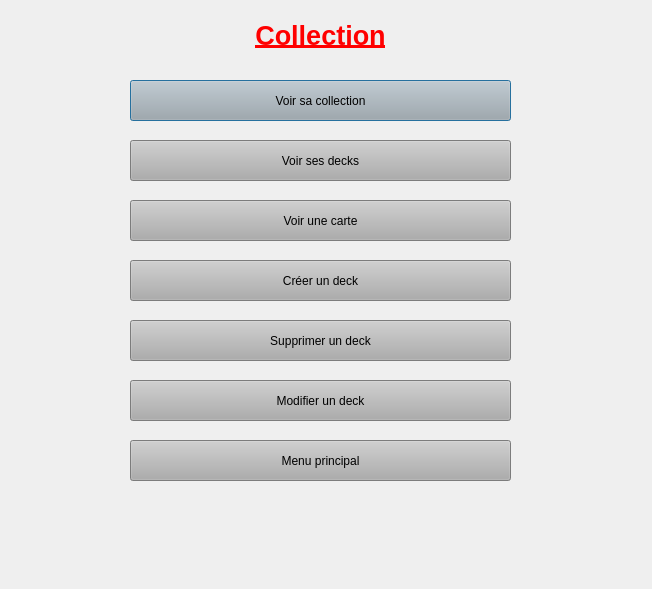
<?xml version="1.0" encoding="UTF-8"?>
<ui version="4.0">
 <class>CollectionMenuDialog</class>
 <widget class="QDialog" name="CollectionMenuDialog">
  <property name="geometry">
   <rect>
    <x>0</x>
    <y>0</y>
    <width>652</width>
    <height>589</height>
   </rect>
  </property>
  <property name="windowTitle">
   <string>Collection</string>
  </property>
  <property name="windowIcon">
   <iconset>
    <normaloff>img/wizardPokerLogo.png</normaloff>img/wizardPokerLogo.png</iconset>
  </property>
  <property name="styleSheet">
   <string notr="true"/>
  </property>
  <widget class="QLabel" name="label">
   <property name="geometry">
    <rect>
     <x>0</x>
     <y>10</y>
     <width>641</width>
     <height>51</height>
    </rect>
   </property>
   <property name="styleSheet">
    <string notr="true">background: transparent</string>
   </property>
   <property name="text">
    <string>&lt;html&gt;&lt;head/&gt;&lt;body&gt;&lt;p align=&quot;center&quot;&gt;&lt;span style=&quot; font-size:20pt; font-weight:600; text-decoration: underline; color:#ff0000;&quot;&gt;Collection&lt;/span&gt;&lt;/p&gt;&lt;/body&gt;&lt;/html&gt;</string>
   </property>
  </widget>
  <widget class="QPushButton" name="viewCollectionButton">
   <property name="geometry">
    <rect>
     <x>130</x>
     <y>80</y>
     <width>381</width>
     <height>41</height>
    </rect>
   </property>
   <property name="styleSheet">
    <string notr="true">background: rgb(173, 173, 173)</string>
   </property>
   <property name="text">
    <string>Voir sa collection</string>
   </property>
  </widget>
  <widget class="QPushButton" name="viewDecksButton">
   <property name="geometry">
    <rect>
     <x>130</x>
     <y>140</y>
     <width>381</width>
     <height>41</height>
    </rect>
   </property>
   <property name="styleSheet">
    <string notr="true">background: rgb(173, 173, 173)</string>
   </property>
   <property name="text">
    <string>Voir ses decks</string>
   </property>
  </widget>
  <widget class="QPushButton" name="viewCardButton">
   <property name="geometry">
    <rect>
     <x>130</x>
     <y>200</y>
     <width>381</width>
     <height>41</height>
    </rect>
   </property>
   <property name="styleSheet">
    <string notr="true">background: rgb(173, 173, 173)</string>
   </property>
   <property name="text">
    <string>Voir une carte</string>
   </property>
  </widget>
  <widget class="QPushButton" name="createDeckButton">
   <property name="geometry">
    <rect>
     <x>130</x>
     <y>260</y>
     <width>381</width>
     <height>41</height>
    </rect>
   </property>
   <property name="styleSheet">
    <string notr="true">background: rgb(173, 173, 173)</string>
   </property>
   <property name="text">
    <string>Créer un deck</string>
   </property>
  </widget>
  <widget class="QPushButton" name="deleteDeckButton">
   <property name="geometry">
    <rect>
     <x>130</x>
     <y>320</y>
     <width>381</width>
     <height>41</height>
    </rect>
   </property>
   <property name="styleSheet">
    <string notr="true">background: rgb(173, 173, 173)</string>
   </property>
   <property name="text">
    <string>Supprimer un deck</string>
   </property>
  </widget>
  <widget class="QPushButton" name="modifyDeckButton">
   <property name="geometry">
    <rect>
     <x>130</x>
     <y>380</y>
     <width>381</width>
     <height>41</height>
    </rect>
   </property>
   <property name="styleSheet">
    <string notr="true">background: rgb(173, 173, 173)</string>
   </property>
   <property name="text">
    <string>Modifier un deck</string>
   </property>
  </widget>
  <widget class="QPushButton" name="mainMenuButton">
   <property name="geometry">
    <rect>
     <x>130</x>
     <y>440</y>
     <width>381</width>
     <height>41</height>
    </rect>
   </property>
   <property name="styleSheet">
    <string notr="true">background: rgb(173, 173, 173)</string>
   </property>
   <property name="text">
    <string>Menu principal</string>
   </property>
  </widget>
  <widget class="QLabel" name="pub">
   <property name="geometry">
    <rect>
     <x>30</x>
     <y>500</y>
     <width>594</width>
     <height>70</height>
    </rect>
   </property>
   <property name="maximumSize">
    <size>
     <width>16777213</width>
     <height>70</height>
    </size>
   </property>
   <property name="styleSheet">
    <string notr="true">background:transparent</string>
   </property>
   <property name="text">
    <string/>
   </property>
  </widget>
 </widget>
 <resources/>
 <connections/>
</ui>
